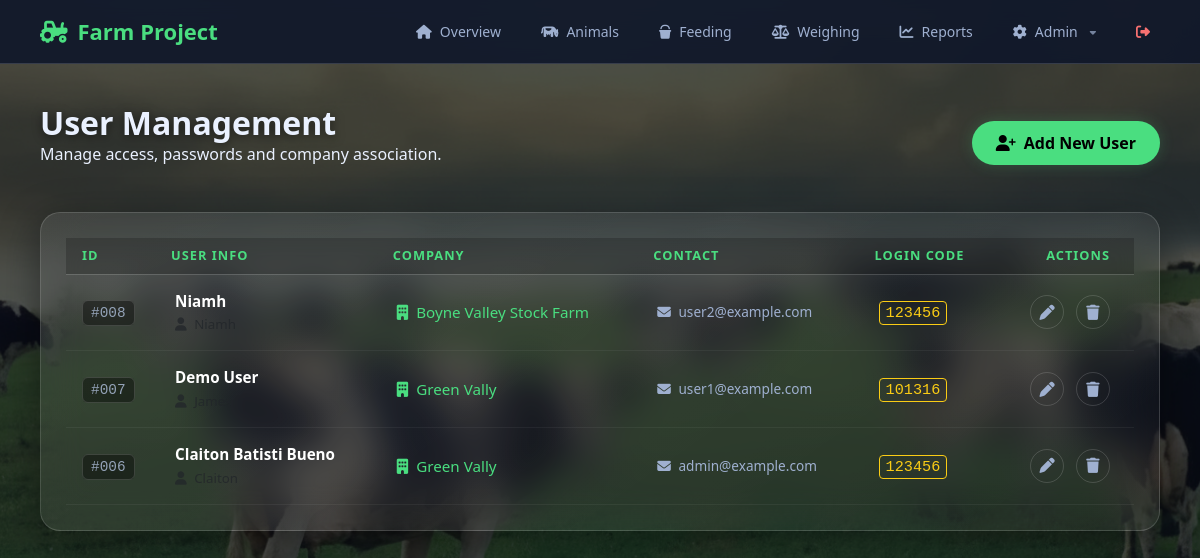
/users.php (signed in), run on the app's committed database.
### tables this page shows
CREATE TABLE `users` (
  `user_id` int(11) NOT NULL,
  `company_id` int(11) DEFAULT NULL,
  `username` varchar(50) NOT NULL,
  `full_name` varchar(150) DEFAULT NULL,
  `email` varchar(150) DEFAULT NULL,
  `phone` varchar(50) DEFAULT NULL,
  `password` varchar(255) NOT NULL,
  `login_code` varchar(10) NOT NULL
);

CREATE TABLE `company` (
  `company_id` int(11) NOT NULL,
  `name` varchar(150) NOT NULL,
  `legal_name` varchar(255) DEFAULT NULL,
  `tax_id` varchar(50) DEFAULT NULL,
  `owner_name` varchar(150) DEFAULT NULL,
  `address` varchar(255) DEFAULT NULL,
  `phone` varchar(50) DEFAULT NULL,
  `email` varchar(150) DEFAULT NULL,
  `logo_path` varchar(255) DEFAULT NULL,
  `created_at` timestamp NOT NULL DEFAULT current_timestamp()
);

### users.php (the view, shortened to what this page needs)
<?php
require_once 'config.php';
$sql_users = "SELECT u.*, c.name as company_name
              FROM users u
              LEFT JOIN company c ON u.company_id = c.company_id
              ORDER BY u.user_id DESC";
$users_list = $conn->query($sql_users);
?>
<!DOCTYPE html>
<html lang="en">
<head>
    <link href="https://cdn.jsdelivr.net/npm/bootstrap@5.3.0/dist/css/bootstrap.min.css" rel="stylesheet">
    <link href="https://cdnjs.cloudflare.com/ajax/libs/font-awesome/6.5.1/css/all.min.css" rel="stylesheet">
</head>
<body>
<header class="topbar">
    <a href="dashboard.php" class="brand"><i class="fa-solid fa-tractor"></i> Farm Project</a>
    <nav class="menu">
        <a href="dashboard.php" class="nav-link"><i class="fa-solid fa-house"></i> Overview</a>
        <a href="animal.php" class="nav-link"><i class="fa-solid fa-cow"></i> Animals</a>
        <a href="feeding.php" class="nav-link"><i class="fa-solid fa-bucket"></i> Feeding</a>
        <a href="weighing.php" class="nav-link"><i class="fa-solid fa-scale-balanced"></i> Weighing</a>
        <a href="reports.php" class="nav-link"><i class="fa-solid fa-chart-line"></i> Reports</a>
        <div class="dropdown">
            <button class="dropbtn">
                <i class="fa-solid fa-gear"></i> Admin <i class="fa-solid fa-caret-down" style="font-size:10px; margin-left:4px; opacity: 0.7;"></i>
            </button>
        </div>
        <a href="dashboard.php?logout=true" class="nav-link" style="color:#f87171 !important" title="Exit"><i class="fa-solid fa-right-from-bracket"></i></a>
    </nav>
</header>
<main class="main">
    <div class="page-header">
        <div>
            <h2>User Management</h2>
            <p>Manage access, passwords and company association.</p>
        </div>
        <button class="btn btn-primary" onclick="openModal('new')">
            <i class="fa-solid fa-user-plus me-2"></i>Add New User
        </button>
    </div>
    <div class="custom-card">
        <div class="table-responsive">
            <table class="table table-hover align-middle mb-0">
                <thead>
                    <tr>
                        <th class="ps-3">ID</th>
                        <th>User Info</th>
                        <th>Company</th>
                        <th>Contact</th>
                        <th>Login Code</th>
                        <th class="text-end pe-4">Actions</th>
                    </tr>
                </thead>
                <tbody>
                    <?php
                    if($users_list && $users_list->num_rows > 0) {
                        while($row = $users_list->fetch_assoc()):
                    ?>
                    <tr>
                        <td class="ps-3"><span class="id-badge">#<?= str_pad($row['user_id'], 3, '0', STR_PAD_LEFT) ?></span></td>
                        <td>
                            <div class="fw-bold text-white"><?= htmlspecialchars($row['full_name']) ?></div>
                            <small class="text-muted"><i class="fa-solid fa-user me-1"></i> <?= htmlspecialchars($row['username']) ?></small>
                        </td>
                        <td>
                            <?php if($row['company_name']): ?>
                                <span style="color:#4ade80"><i class="fa-solid fa-building me-1"></i> <?= htmlspecialchars($row['company_name']) ?></span>
                            <?php else: ?>
                                <span class="text-muted text-opacity-50">- No Company -</span>
                            <?php endif; ?>
                        </td>
                        <td>
                            <div style="font-size: 0.85rem; color:var(--muted)">
                                <?php if($row['email']): ?><i class="fa-solid fa-envelope me-1"></i> <?= htmlspecialchars($row['email']) ?><br><?php endif; ?>
                            </div>
                        </td>
                        <td>
                            <span style="font-family:monospace; color:#facc15; border:1px solid #facc15; padding:2px 6px; border-radius:4px;">
                                <?= htmlspecialchars($row['login_code']) ?>
                            </span>
                        </td>
                        <td class="text-end pe-4">
                            <button class="action-btn me-2" onclick='openModal("edit", <?= json_encode($row) ?>)' title="Edit">
                                <i class="fa-solid fa-pen"></i>
                            </button>
                            <a href="?delete=<?= $row['user_id'] ?>" class="action-btn delete" onclick="return confirm('Delete this user?');" title="Delete">
                                <i class="fa-solid fa-trash"></i>
                            </a>
                        </td>
                    </tr>
                    <?php endwhile;
                    } else {
                        echo "<tr><td colspan='6' class='text-center py-5 text-muted'>No users found.</td></tr>";
                    }
                    ?>
                </tbody>
            </table>
        </div>
    </div>
</main>
</body>
</html>

### users.php (style rules this page uses)
:root { --brand: #4ade80; --bg-dark: #05070a; --panel: rgba(20, 26, 38, 0.85); --border: rgba(255, 255, 255, 0.15); --text: #eaf1ff; --muted: #9fb0d0; --input-bg: rgba(0, 0, 0, 0.4); }
body { background-color: var(--bg-dark); background-image: url('assets/img/dowloag.png'); background-size: cover; background-position: center; background-attachment: fixed; color: var(--text); font-family: "Segoe UI", sans-serif; overflow-x: hidden; }
body::before { content: ""; position: fixed; top: 0; left: 0; width: 100%; height: 100%; background: rgba(10, 15, 25, 0.7); z-index: -1; }
.topbar { background: rgba(15, 23, 42, 0.9); padding: 0 40px; height: 64px; display: flex; justify-content: space-between; align-items: center; border-bottom: 1px solid var(--border); backdrop-filter: blur(15px); position: sticky; top: 0; z-index: 1000; }
.brand { font-size: 22px; font-weight: 700; color: var(--brand); display:flex; gap:10px; align-items:center; text-decoration: none; }
.menu { display:flex; gap:20px; align-items:center; height: 100%; }
.menu a.nav-link { color: var(--muted); text-decoration:none; display:flex; gap:8px; align-items:center; font-size:14px; transition:.2s; height: 100%; padding: 0 10px; }
.dropdown { position: relative; display: flex; align-items: center; height: 100%; }
.dropbtn { background: transparent; color: var(--muted); font-size: 14px; border: none; cursor: pointer; display: flex; align-items: center; gap: 8px; font-family: inherit; transition: .2s; padding: 0 10px; height: 100%; }
.main { padding: 40px; min-height: calc(100vh - 64px); max-width: 1300px; margin: 0 auto; }
.page-header { display: flex; justify-content: space-between; align-items: center; margin-bottom: 30px; }
.page-header h2 { font-size: 32px; font-weight: 700; margin: 0; text-shadow: 0 2px 10px rgba(0,0,0,0.5); }
.custom-card { background: linear-gradient(145deg, rgba(255,255,255,0.08) 0%, rgba(255,255,255,0.03) 100%); backdrop-filter: blur(20px); border: 1px solid var(--border); border-radius: 20px; padding: 25px; box-shadow: 0 10px 40px rgba(0,0,0,0.4); }
.table { --bs-table-bg: transparent; --bs-table-color: var(--text); --bs-table-border-color: var(--border); margin-bottom: 0; }
.table thead th { border-bottom: 1px solid var(--border); color: var(--brand); font-weight: 700; text-transform: uppercase; font-size: 0.8rem; background: rgba(0,0,0,0.2); letter-spacing: 1px; }
.table tbody td { vertical-align: middle; border-bottom: 1px solid rgba(255,255,255,0.05); padding: 15px 12px; font-size: 0.95rem; }
.id-badge { font-family: monospace; font-size: 0.9rem; background: rgba(0,0,0,0.4); color: #94a3b8; padding: 4px 8px; border-radius: 6px; border: 1px solid var(--border); }
.btn-primary { background-color: var(--brand); border: none; color: #000; font-weight: 700; padding: 10px 24px; border-radius: 50px; box-shadow: 0 0 15px rgba(74, 222, 128, 0.2); transition: 0.3s; }
.action-btn { width: 34px; height: 34px; border-radius: 50%; display: inline-flex; align-items: center; justify-content: center; border: 1px solid var(--border); background: transparent; color: var(--muted); transition: 0.2s; text-decoration: none; }

### data on the page
users: user_id "008", full_name "Niamh", company.name "Boyne Valley Stock Farm", email "user2@example.com", login_code "123456"
users: user_id "007", full_name "Demo User", company.name "Green Vally", email "user1@example.com", login_code "101316"
users: user_id "006", full_name "Claiton Batisti Bueno", company.name "Green Vally", email "admin@example.com", login_code "123456"
